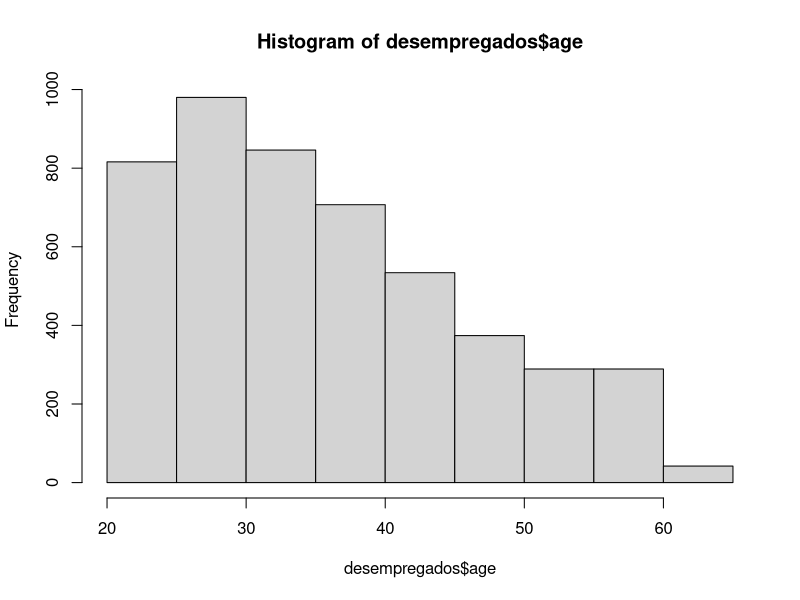
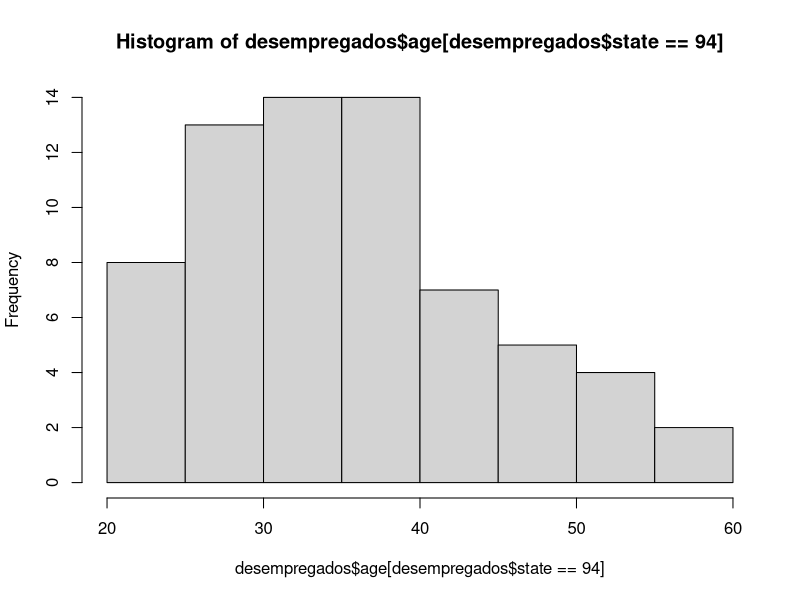

Recreate these plots in R, in order.
## ---- chunk 1
knitr::opts_chunk$set(echo = TRUE)
## ---- chunk 2
# lê o arquivo
desempregados = read.csv("Benefits.csv")

# apresenta os dez primeiros registros
head(desempregados, 10)
## ---- chunk 3
dim(desempregados)
# linhas
nrow(desempregados)

# colunas
ncol(desempregados)
## ---- chunk 4
# 21
estado <- 21
idades <- desempregados$age[desempregados$yrdispl[desempregados$state == estado]==1]
media <- mean(idades)
mediana <- median(idades)
amplitude <- idades[max(idades)] - idades[min(idades)]
interq <- quantile(idades)
interq <- interq[[4]]-interq[[2]]
dpadrao <- sd(idades)
cov <- dpadrao/media

sprintf("Estado: %d   Média: %5.2f   Mediana: %5.2f   Amplitude: %d   Amp. Interquartil: %5.2f   Devio Padrão: %5.2f   Coeficiente de Variação: %5.2f", estado, media, mediana, amplitude, interq, dpadrao, cov)

# 44
estado <- 44
idades <- desempregados$age[desempregados$yrdispl[desempregados$state == estado]==1]
media <- mean(idades)
mediana <- median(idades)
amplitude <- idades[max(idades)] - idades[min(idades)]
interq <- quantile(idades)
interq <- interq[[4]]-interq[[2]]
dpadrao <- sd(idades)
cov <- dpadrao/media

sprintf("Estado: %d   Média: %5.2f   Mediana: %5.2f   Amplitude: %d   Amp. Interquartil: %5.2f   Devio Padrão: %5.2f   Coeficiente de Variação: %5.2f", estado, media, mediana, amplitude, interq, dpadrao, cov)



# {r, echo=FALSE, eval=FALSE, include=FALSE}

# 58
estado <- 58
idades <- desempregados$age[desempregados$yrdispl[desempregados$state == estado]==1]
media <- mean(idades)
mediana <- median(idades)
amplitude <- idades[max(idades)] - idades[min(idades)]
interq <- quantile(idades)
interq <- interq[[4]]-interq[[2]]
dpadrao <- sd(idades)
cov <- dpadrao/media

sprintf("Estado: %d   Média: %5.2f   Mediana: %5.2f   Amplitude: %d   Amp. Interquartil: %5.2f   Devio Padrão: %5.2f   Coeficiente de Variação: %5.2f", estado, media, mediana, amplitude, interq, dpadrao, cov)

# 82
estado <- 82
idades <- desempregados$age[desempregados$yrdispl[desempregados$state == estado]==1]
media <- mean(idades)
mediana <- median(idades)
amplitude <- idades[max(idades)] - idades[min(idades)]
interq <- quantile(idades)
interq <- interq[[4]]-interq[[2]]
dpadrao <- sd(idades)
cov <- dpadrao/media

sprintf("Estado: %d   Média: %5.2f   Mediana: %5.2f   Amplitude: %d   Amp. Interquartil: %5.2f   Devio Padrão: %5.2f   Coeficiente de Variação: %5.2f", estado, media, mediana, amplitude, interq, dpadrao, cov)

# 94
estado <- 94
idades <- desempregados$age[desempregados$yrdispl[desempregados$state == estado]==1]
media <- mean(idades)
mediana <- median(idades)
amplitude <- idades[max(idades)] - idades[min(idades)]
interq <- quantile(idades)
interq <- interq[[4]]-interq[[2]]
dpadrao <- sd(idades)
cov <- dpadrao/media

sprintf("Estado: %d   Média: %5.2f   Mediana: %5.2f   Amplitude: %d   Amp. Interquartil: %5.2f   Devio Padrão: %5.2f   Coeficiente de Variação: %5.2f", estado, media, mediana, amplitude, interq, dpadrao, cov)

## ---- chunk 5
# todos os estados
hist(desempregados$age)

# somente o estado 94
hist(desempregados$age[desempregados$state == 94])
## ---- chunk 6
# todos os estados


## ---- chunk 7
# checagem de valores nulos
any(is.na(desempregados))

# FALSE significa que não há valores NA nesse data frame
## ---- chunk 8


# 1. 


# 2. 


# 3. 


# 4. 


## ---- chunk 9
# linhas


# colunas

## ---- chunk 10
# qtd municípios


# qtd zonas eleitorais


## ---- chunk 11


## ---- chunk 12


## ---- chunk 13
library(knitr)


## ---- chunk 14



## ---- chunk 15



